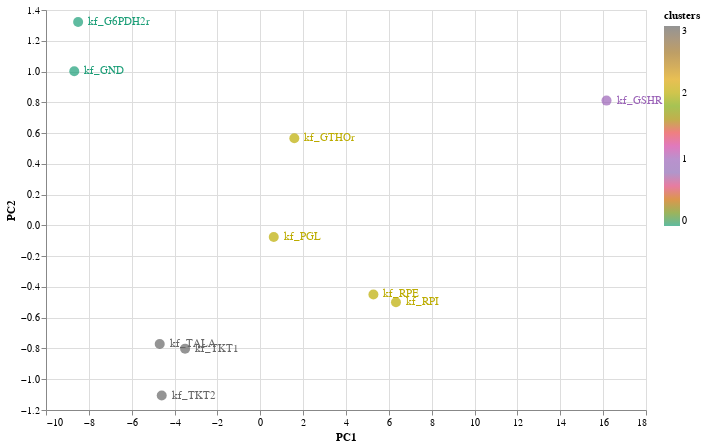

The notebook cell saved with this chart:
### Code cell
data_norm = sklearn.preprocessing.normalize(data_log.T,norm='l2')
data_pc = PCA().fit_transform(data_norm.T)
data_pc = pd.DataFrame(data_pc, index = data_log.index)
plot_data = data_pc.iloc[:,0:2]
plot_data.columns = ["PC1", "PC2"]
data_pc
plot_data["RXN"] = plot_data.index
plot_data["clusters"] = k10_labels
alt.data_transformers.disable_max_rows()
fig = alt.Chart(plot_data).mark_circle(size= 100).encode(
    alt.X("PC1", ),
    alt.Y('PC2' ), 

    alt.Color('clusters', scale=alt.Scale(scheme='dark2')), 
    tooltip=['RXN']
).properties(
    width=600,
    height=400)
# .interactive()
text = fig.mark_text(
    align='left',
    baseline='middle',
    dx=10
).encode(
    text='RXN'
)
fig+ text

### Figure 1 — Vega-Lite specification as saved in the notebook (floating-point values rounded to 4 significant figures)
{"config": {"view": {"continuousWidth": 400, "continuousHeight": 300}}, "layer": [{"mark": {"type": "circle", "size": 100}, "encoding": {"color": {"field": "clusters", "scale": {"scheme": "dark2"}, "type": "quantitative"}, "tooltip": [{"field": "RXN", "type": "nominal"}], "x": {"field": "PC1", "type": "quantitative"}, "y": {"field": "PC2", "type": "quantitative"}}, "height": 400, "width": 600}, {"mark": {"type": "text", "align": "left", "baseline": "middle", "dx": 10}, "encoding": {"color": {"field": "clusters", "scale": {"scheme": "dark2"}, "type": "quantitative"}, "text": {"field": "RXN", "type": "nominal"}, "tooltip": [{"field": "RXN", "type": "nominal"}], "x": {"field": "PC1", "type": "quantitative"}, "y": {"field": "PC2", "type": "quantitative"}}, "height": 400, "width": 600}], "data": {"name": "data-ae49f0b6eee943594693192026f59068"}, "$schema": "https://vega.github.io/schema/vega-lite/v4.17.0.json", "datasets": {"data-ae49f0b6eee943594693192026f59068": [{"PC1": -8.502, "PC2": 1.322, "RXN": "kf_G6PDH2r", "clusters": 0}, {"PC1": 0.6279, "PC2": -0.07499, "RXN": "kf_PGL", "clusters": 2}, {"PC1": -8.682, "PC2": 1.002, "RXN": "kf_GND", "clusters": 0}, {"PC1": 5.279, "PC2": -0.4491, "RXN": "kf_RPE", "clusters": 2}, {"PC1": 6.332, "PC2": -0.4997, "RXN": "kf_RPI", "clusters": 2}, {"PC1": -3.509, "PC2": -0.8012, "RXN": "kf_TKT1", "clusters": 3}, {"PC1": -4.6, "PC2": -1.106, "RXN": "kf_TKT2", "clusters": 3}, {"PC1": -4.693, "PC2": -0.7709, "RXN": "kf_TALA", "clusters": 3}, {"PC1": 1.589, "PC2": 0.5667, "RXN": "kf_GTHOr", "clusters": 2}, {"PC1": 16.16, "PC2": 0.8111, "RXN": "kf_GSHR", "clusters": 1}]}}
